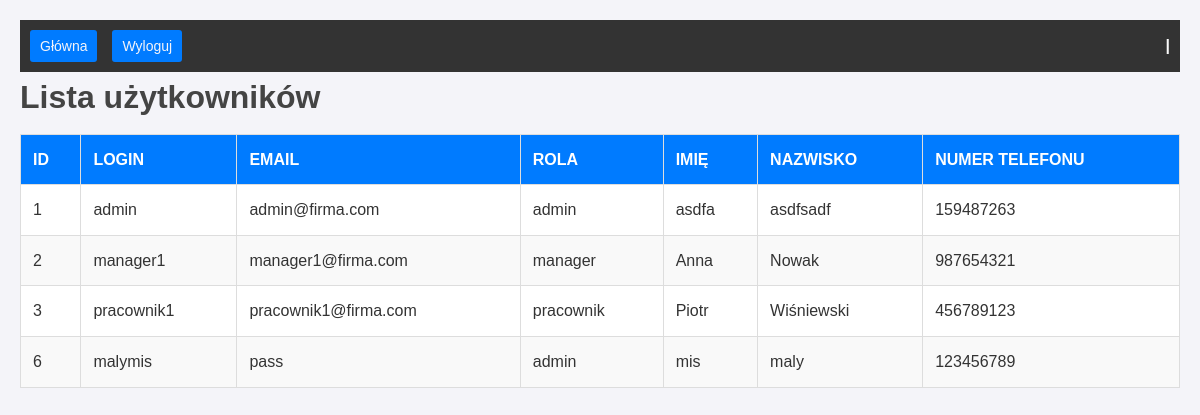
Screenshot of /users with the database file from the repository.
### tables this page shows
CREATE TABLE "Dane_osobowe" (
	"id_uzytkownika"	INTEGER NOT NULL UNIQUE,
	"imie"	VARCHAR(50) NOT NULL,
	"nazwisko"	VARCHAR(50) NOT NULL,
	"nr_tel"	VARCHAR(15) NOT NULL,
	PRIMARY KEY("id_uzytkownika"),
	FOREIGN KEY("id_uzytkownika") REFERENCES "Uzytkownicy"("id_uzytkownika") ON DELETE CASCADE
);

CREATE TABLE "Uzytkownicy" (
	"id_uzytkownika"	INTEGER NOT NULL UNIQUE,
	"login"	VARCHAR(50) NOT NULL UNIQUE,
	"haslo"	VARCHAR(100) NOT NULL,
	"email"	VARCHAR(100) NOT NULL,
	"rola"	TEXT NOT NULL CHECK("rola" IN ('admin', 'manager', 'pracownik')),
	PRIMARY KEY("id_uzytkownika" AUTOINCREMENT)
);

### app.py (the view)
@app.route('/users')
def users():
    db = get_db()
    users = db.get_all_users_with_personal_data()
    return render_template('users.html', users=users)

### app.py (called while the page is built)
def get_db():
    if "db" not in g:
        g.db = DatabaseManager(DATABASE)
        g.db.connect()
    return g.db

### database_manager.py (called while the page is built)
    def connect(self):
        self.connection = sqlite3.connect(self.db_name)
        self.connection.row_factory = sqlite3.Row
        self.cursor = self.connection.cursor()

    def close(self):
        if hasattr(self, "connection"):
            self.connection.close()

    def get_all_users_with_personal_data(self):
        self.cursor.execute("""
            SELECT u.id_uzytkownika, u.login, u.email, u.rola,
                   d.imie, d.nazwisko, d.nr_tel
            FROM Uzytkownicy u
            INNER JOIN "Dane_osobowe" d ON u.id_uzytkownika = d.id_uzytkownika
        """)
        return self.cursor.fetchall()

### templates/users.html (shortened to what this page needs)
<!DOCTYPE html>
<html lang="en">
<head>
    <link rel="stylesheet" href="{{ url_for('static', filename='style.css') }}">
</head>
{% extends 'base.html' %}
{% block content %}
<body>
    <h1>Lista użytkowników</h1>
    <table>
        <thead>
            <tr>
                <th>ID</th>
                <th>Login</th>
                <th>Email</th>
                <th>Rola</th>
                <th>Imię</th>
                <th>Nazwisko</th>
                <th>Numer telefonu</th>
            </tr>
        </thead>
        <tbody>
            {% for user in users %}
            <tr>
                <td>{{ user["id_uzytkownika"] }}</td>
                <td>{{ user["login"] }}</td>
                <td>{{ user["email"] }}</td>
                <td>{{ user["rola"] }}</td>
                <td>{{ user["imie"] }}</td>
                <td>{{ user["nazwisko"] }}</td>
                <td>{{ user["nr_tel"] }}</td>
            </tr>
            {% endfor %}
        </tbody>
    </table>
</body>
{% endblock %}

### templates/base.html (shortened to what this page needs)
<!DOCTYPE html>
<html lang="pl">
<head>
    <link rel="stylesheet" href="{{ url_for('static', filename='style.css') }}">
</head>
<body>
    <nav>
        <a href="{{ url_for('dashboard') }}">Główna</a>
        <a href="{{ url_for('logout') }}">Wyloguj</a>
        <div class="user-info">
            <span>{{ session['username'] }} | {{ session['role'] }}</span>
        </div>
    </nav>
    <div class="content">
        {% block content %}
        {% endblock %}
    </div>
</body>
</html>

### static/style.css (style rules this page uses)
body, h1, h2, p, a, ul, li, input, button, table, th, td { margin: 0; padding: 0; box-sizing: border-box; }
body { font-family: Arial, sans-serif; background-color: #f4f4f9; color: #333; line-height: 1.6; padding: 20px; }
h1, h2 { color: #444; margin-bottom: 10px; }
nav { display: flex; justify-content: space-between; align-items: center; background-color: #333; padding: 10px; }
nav a { margin-right: 15px; text-decoration: none; color: #f4f4f9; }
table { width: 100%; border-collapse: collapse; margin-bottom: 20px; background: white; }
th, td { padding: 12px; text-align: left; border: 1px solid #ddd; }
th { background-color: #007BFF; color: white; text-transform: uppercase; }
tr:nth-child(even) { background-color: #f9f9f9; }
a { display: inline-block; background-color: #007BFF; color: white; padding: 5px 10px; border-radius: 3px; text-decoration: none; font-size: 14px; }
.user-info { font-weight: bold; color: #f9f9f9; margin-left: auto; }

### rows the page displays
Dane_osobowe: id_uzytkownika "1", login "admin", email "admin@firma.com", rola "admin", imie "asdfa", nazwisko "asdfsadf", nr_tel "159487263"
Dane_osobowe: id_uzytkownika "2", login "manager1", email "manager1@firma.com", rola "manager", imie "Anna", nazwisko "Nowak", nr_tel "987654321"
Dane_osobowe: id_uzytkownika "3", login "pracownik1", email "pracownik1@firma.com", rola "pracownik", imie "Piotr", nazwisko "Wiśniewski", nr_tel "456789123"
Dane_osobowe: id_uzytkownika "6", login "malymis", email "pass", rola "admin", imie "mis", nazwisko "maly", nr_tel "123456789"
